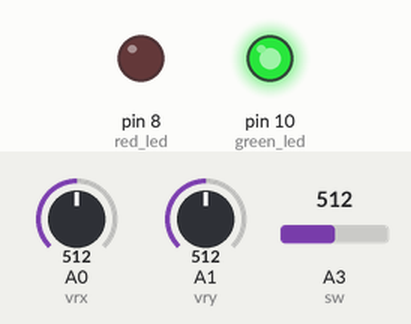
Recording of a sketch running on a simulated Arduino Uno, built with avr-gcc and run on an emulated ATmega328P. Shown: output pins drawn as LEDs (lit = HIGH). The inputs (shaded band) are chosen by the test bench; at power-on: A0 (vrx) = 512, A1 (vry) = 512, A3 (sw) = 512. Not simulated (calls return 0 or success): WiFiConfig.h; what the sketch prints to the serial monitor is not drawn.

Above: at 0.4 s.
Timing chart, 0 to 1.9 s (numbered marks = the images above):
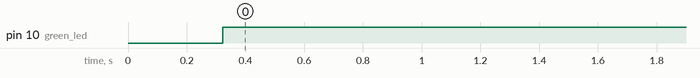

The sketch:

capstone_remote.ino
```cpp
#include <WiFiConfig.h>
//Find the mac address of your receiver ESP32 first, then enter it in here:
uint8_t receiverAddress[] = { 0x34, 0xB7, 0xDA, 0xF6, 0x3C, 0xF4 };

RemoteData data;  // global initialization of RemoteData

int deadzone = 25;
int CENTER_X, CENTER_Y;
const int CAL_SAMPLES = 100;

const int vrx = 0;
const int vry = 1;
const int sw = 3;

const int green_led = 10;
const int red_led = 8;

//normalize the axis to -1, 0, 1
int normalizeAxis(uint8_t val, uint8_t center) {
  if (val < center - deadzone) return -1;
  else if (val > center + deadzone) return 1;
  else return 0;
}

//Function to get a more stable reading (reading from joystick was weird, this helped it)
uint16_t readStable(int pin) {
  analogRead(pin);
  return analogRead(pin); // real value
}

//calibrate joystick to a new center everytime esp restarts due to inconsistent center readings
void calibrateJoystick() {
  long sx = 0, sy = 0;
  for (int i = 0; i < CAL_SAMPLES; ++i) {
    sx += analogRead(vrx);
    sy += analogRead(vry);
    delay(3);
  }
  CENTER_X = sx / CAL_SAMPLES >> 4;
  CENTER_Y = sy / CAL_SAMPLES >> 4;
}


void setup() {
  Serial.begin(115200);         // Serial setup
  wifi_setup();                 // start wifi mode and ESP-NOW
  peer_setup(receiverAddress);  // configure receiving address

  pinMode(vrx, INPUT);
  pinMode(vry, INPUT);
  pinMode(sw, INPUT_PULLUP);
  pinMode(green_led, OUTPUT);
  pinMode(red_led, OUTPUT);

  calibrateJoystick();
}

void loop() {


  uint8_t rawX = readStable(vrx) >> 4;
  uint8_t rawY = readStable(vry) >> 4;

  //Raw data debug
  data.vx = rawX;
  data.vy = rawY;
  data.sw = analogRead(sw);
  Serial.print("VX:");
  Serial.println(data.vx);
  Serial.print("VY:");
  Serial.println(data.vy);
  ///////raw data debug/////

  int nx = normalizeAxis(data.vx, CENTER_X);
  int ny = normalizeAxis(data.vy, CENTER_Y);

  if(nx == 0 && ny == 0) {
  //red if not moving
  digitalWrite(red_led, HIGH);
  digitalWrite(green_led,LOW);
  } else {
  //green if moving
  digitalWrite(green_led, HIGH);
  digitalWrite(red_led, LOW);
  }

  //send data to receiver
  send_data(receiverAddress, data);


  delay(20);
}
```

Measured:
- by itself, pin 10 (green_led): LOW → HIGH at 0.32 s
